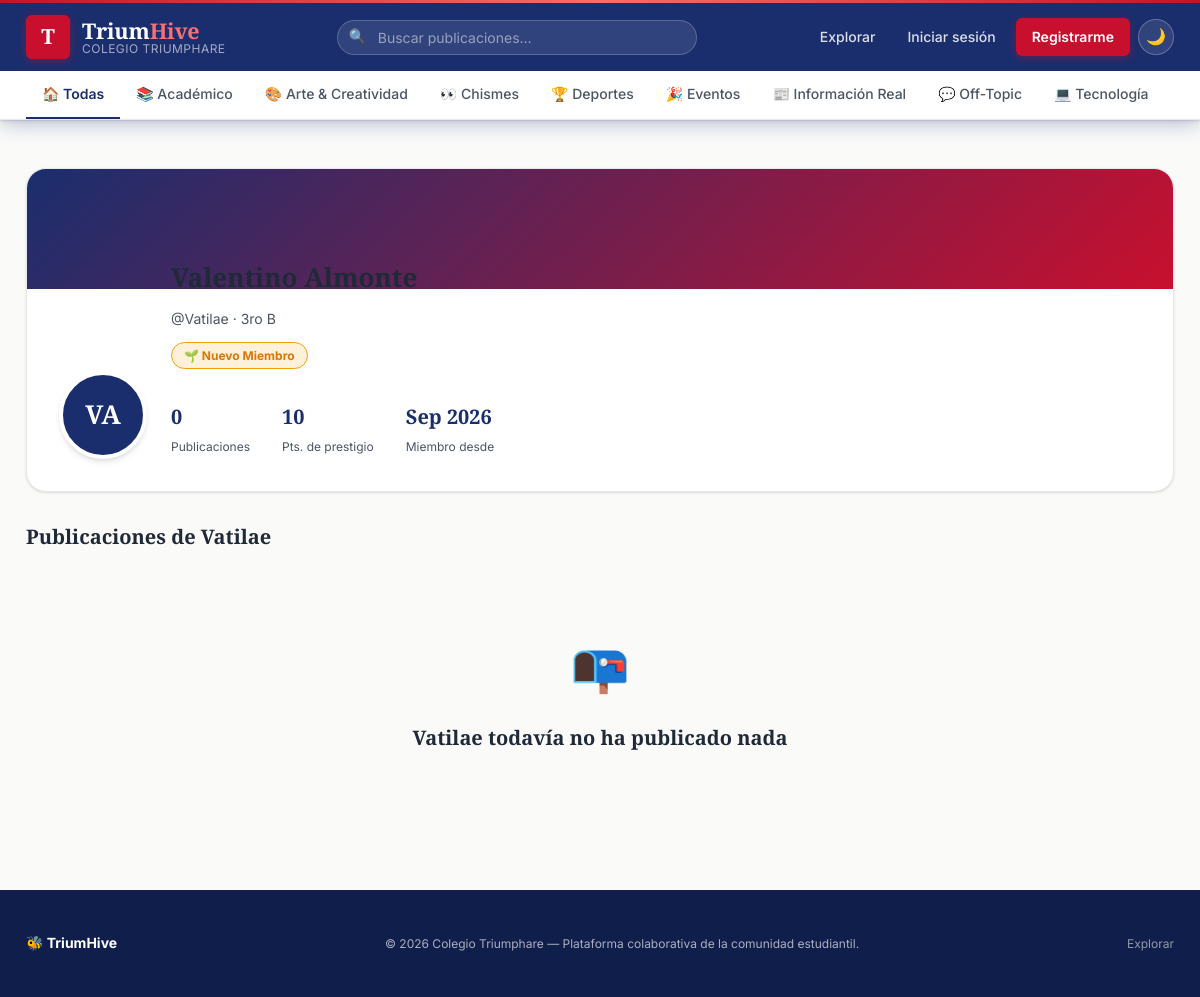
The page /perfil/Vatilae on the database its author committed.
### models.py (models this page shows, shortened)
class Category(db.Model):
    __tablename__ = "categorias"
    id = db.Column(db.Integer, primary_key=True)
    nombre = db.Column(db.String(50), unique=True, nullable=False)
    slug = db.Column(db.String(50), unique=True, nullable=False)
    icono = db.Column(db.String(10), default="📌")
    color = db.Column(db.String(7), default="#1A2E6E")
    descripcion = db.Column(db.String(160), nullable=True)
    posts = db.relationship("Post", backref="categoria", lazy="dynamic")

class User(UserMixin, db.Model):
    __tablename__ = "usuarios"
    id = db.Column(db.Integer, primary_key=True)
    username = db.Column(db.String(30), unique=True, nullable=False, index=True)
    email = db.Column(db.String(120), unique=True, nullable=False, index=True)
    password_hash = db.Column(db.String(255), nullable=False)
    nombre_completo = db.Column(db.String(120), nullable=True)
    grado_seccion = db.Column(db.String(40), nullable=True)
    bio = db.Column(db.String(280), nullable=True)
    avatar_color = db.Column(db.String(7), default="#1A2E6E")
    avatar_filename = db.Column(db.String(255), nullable=True)  # foto de perfil personalizada
    prestige_points = db.Column(db.Integer, default=0, nullable=False)
    fecha_registro = db.Column(db.DateTime, default=ahora_utc)
    es_admin = db.Column(db.Boolean, default=False)
    posts = db.relationship("Post", backref="autor", lazy="dynamic", cascade="all, delete-orphan")
    comentarios = db.relationship("Comment", backref="autor", lazy="dynamic", cascade="all, delete-orphan")
    likes = db.relationship("Like", backref="usuario", lazy="dynamic", cascade="all, delete-orphan")
    @property
    def tiene_avatar(self):
        return bool(self.avatar_filename)
    @property
    def rango(self):
        p = self.prestige_points or 0
        if p >= 500:
            return "Leyenda Triumphare"
        if p >= 300:
            return "Mentor Destacado"
        if p >= 150:
            return "Colaborador Activo"
        if p >= 50:
            return "Miembro Comprometido"
        return "Nuevo Miembro"
    @property
    def rango_icono(self):
        p = self.prestige_points or 0
        if p >= 500: return "👑"
        if p >= 300: return "🏆"
        if p >= 150: return "⭐"
        if p >= 50:  return "🎖️"
        return "🌱"
    @property
    def iniciales(self):
        base = self.nombre_completo or self.username
        partes = base.strip().split()
        if len(partes) >= 2:
            return (partes[0][0] + partes[1][0]).upper()
        return base[:2].upper()

### app.py (the view)
    @app.route("/perfil/<username>")
    def perfil(username):
        usuario = User.query.filter_by(username=username).first_or_404()
        posts_usuario = (
            Post.query.filter_by(autor_id=usuario.id)
            .order_by(Post.fecha_creacion.desc())
            .all()
        )
        return render_template("perfil.html", usuario=usuario, posts=posts_usuario)

### templates/perfil.html (shortened to what this page needs)
{% extends "base.html" %}
{% from "_macros.html" import tarjeta_post with context %}
{% block contenido %}
<div class="cabecera-perfil">
  <div class="cabecera-perfil__banner"></div>
  <div class="cabecera-perfil__cuerpo">
    <span class="avatar-grande">
      {% if usuario.tiene_avatar %}
        <img src="{{ url_for('uploaded_avatar', filename=usuario.avatar_filename) }}"
             alt="Foto de perfil de {{ usuario.username }}">
      {% else %}
        {{ usuario.iniciales }}
      {% endif %}
    </span>
    <div class="cabecera-perfil__info">
      <h1>
        {{ usuario.nombre_completo or usuario.username }}
      </h1>
      <p class="cabecera-perfil__sub">
        @{{ usuario.username }}
        {% if usuario.grado_seccion %} · {{ usuario.grado_seccion }}{% endif %}
      </p>
      <span class="cabecera-perfil__rango">
        {{ usuario.rango_icono }} {{ usuario.rango }}
      </span>
      <div class="estadisticas-perfil" style="margin-top:var(--s4)">
        <div>
          <strong>{{ posts|length }}</strong>
          <span>Publicaciones</span>
        </div>
        <div>
          <strong>{{ usuario.prestige_points }}</strong>
          <span>Pts. de prestigio</span>
        </div>
        <div>
          <strong>{{ usuario.fecha_registro.strftime('%b %Y') }}</strong>
          <span>Miembro desde</span>
        </div>
      </div>
    </div>
  </div>
</div>
<div style="margin-bottom:var(--s4)">
  <h2 style="font-size:var(--tam-lg);margin:0">
    Publicaciones de {{ usuario.username }}
  </h2>
</div>
{% if posts %}
  <div class="lista-posts">
    {% for post in posts %}
      {{ tarjeta_post(post) }}
    {% endfor %}
  </div>
{% else %}
  <div class="estado-vacio">
    <span class="icono-vacio">📭</span>
    <strong>{{ usuario.username }} todavía no ha publicado nada</strong>
  </div>
{% endif %}
{% endblock %}

### templates/base.html (shortened to what this page needs)
<!DOCTYPE html>
<html lang="es">
<head>
  <link rel="stylesheet" href="{{ url_for('static', filename='css/themes.css') }}">
  <link rel="stylesheet" href="{{ url_for('static', filename='css/style.css') }}">
</head>
<body>
  <header class="masthead">
    <div class="contenedor">
      <div class="masthead__barra">
        <a href="{{ url_for('index') }}" class="marca" aria-label="TriumHive inicio">
          <span class="marca__escudo" aria-hidden="true">T</span>
          <span class="marca__texto">
            <span class="marca__nombre">Trium<span>Hive</span></span>
            <span class="marca__subtitulo">{{ nombre_institucion }}</span>
          </span>
        </a>
        <div class="buscador" role="search">
          <input type="text" id="input-busqueda"
                 placeholder="Buscar publicaciones…"
                 autocomplete="off"
                 aria-label="Buscar publicaciones">
        </div>
        <nav class="masthead__nav" aria-label="Navegación principal">
          <a class="enlace-nav" href="{{ url_for('explorar') }}">Explorar</a>
          {% if current_user.is_authenticated %}
            <a class="enlace-nav boton-publicar-nav" href="{{ url_for('crear_post') }}">
              ✏️ Publicar
            </a>
            <a class="enlace-nav usuario-chip" href="{{ url_for('perfil', username=current_user.username) }}">
              <span class="avatar-inicial">
                {% if current_user.tiene_avatar %}
                  <img src="{{ url_for('uploaded_avatar', filename=current_user.avatar_filename) }}"
                       alt="{{ current_user.iniciales }}">
                {% else %}
                  {{ current_user.iniciales }}
                {% endif %}
              </span>
              <span>{{ current_user.username }}</span>
              {% if current_user.es_admin %}<span class="badge-admin">Admin</span>{% endif %}
            </a>
            <a class="enlace-nav" href="{{ url_for('logout') }}" title="Cerrar sesión">Salir</a>
          {% else %}
            <a class="enlace-nav" href="{{ url_for('login') }}">Iniciar sesión</a>
            <a class="enlace-nav boton-publicar-nav" href="{{ url_for('registro') }}">Registrarme</a>
          {% endif %}
          <button type="button" id="boton-tema" class="boton-tema"
                  title="Cambiar tema" aria-label="Cambiar entre modo claro y oscuro">🌙</button>
        </nav>
      </div>
    </div>
    <div class="barra-categorias">
      <div class="contenedor">
        <div class="pestanas-categoria" role="tablist" aria-label="Categorías">
          <a href="{{ url_for('explorar') }}"
             role="tab"
             class="pestana {% if not request.args.get('categoria') or request.args.get('categoria') == 'todas' %}activa{% endif %}"
             style="--pestana-color: var(--azul-800)">
            🏠 Todas
          </a>
          {% for cat in categorias_nav %}
            <a href="{{ url_for('explorar', categoria=cat.slug) }}"
               role="tab"
               class="pestana {% if request.args.get('categoria') == cat.slug %}activa{% endif %}"
               style="--pestana-color: {{ cat.color }}">
              {{ cat.icono }} {{ cat.nombre }}
            </a>
          {% endfor %}
        </div>
      </div>
    </div>
  </header>
  <div class="contenedor alertas" role="alert" aria-live="polite">
  </div>
  <main class="principal">
    <div class="contenedor">
      {% block contenido %}{% endblock %}
    </div>
  </main>
  <footer class="pie-pagina">
    <div class="contenedor">
      <div class="pie-pagina__contenido">
        <div class="pie-pagina__marca">
          <span>🐝 TriumHive</span>
        </div>
        <p class="pie-pagina__texto">
          © {{ anio_actual }} {{ nombre_institucion }} — Plataforma colaborativa de la comunidad estudiantil.
        </p>
        <div style="display:flex; gap:1rem; font-size:0.75rem;">
          <a href="{{ url_for('explorar') }}" style="color:rgba(255,255,255,0.55)">Explorar</a>
        </div>
      </div>
    </div>
  </footer>
</body>
</html>

### static/css/themes.css (style rules this page uses)
*, *::before, *::after { box-sizing: border-box; }
html { scroll-behavior: smooth; }
:root { --azul-900: #0f1e4a; --azul-800: #1A2E6E; --azul-700: #1e3a8a; --azul-600: #2563EB; --azul-100: #dbeafe; --rojo-700: #991b1b; --rojo-600: #C8102E; --rojo-400: #f87171; --blanco: #ffffff; --crema-50: #fafaf9; --crema-100:#f5f5f0; --dorado-500: #F59E0B; --dorado-600: #D97706; --verde-600: #16A34A; --morado-600:#7C3AED; --grafito-800:#1f2937; --grafito-600:#4b5563; --grafito-400:#9ca3af; --error: #dc2626; --fuente-display: "Playfair Display", Georgia, "Times New Roman", serif; --fuente-cuerpo: "Inter", "Segoe UI", system-ui, -apple-system, sans-serif; --tam-xs: 0.75rem; --tam-sm: 0.875rem; --tam-base: 1rem; --tam-md: 1.0625rem; --tam-lg: 1.25rem; --tam-xl: 1.625rem; --tam-2xl: 2.25rem; --tam-3xl: 3rem; --s1: 0.25rem; --s2: 0.5rem; --s3: 0.75rem; --s4: 1rem; --s5: 1.25rem; --s6: 1.5rem; --s8: 2rem; --s10: 2.5rem; --s12: 3rem; --s16: 4rem; --espacio-1: var(--s1); --espacio-2: var(--s2); --espacio-3: var(--s3); --espacio-4: var(--s4); --espacio-6: var(--s6); --espacio-8: var(--s8); --espacio-12: var(--s12); --radio-sm: 6px; --radio-md: 12px; --radio-lg: 20px; --radio-pill: 999px; --borde-acento: 4px; --radio-sutil: var(--radio-sm); --radio-medio: var(--radio-md); --borde-ancho-acento: var(--borde-acento); --sombra-sm: 0 1px 3px 0 rgba(0,0,0,0.10), 0 1px 2px -1px rgba(0,0,0,0.10); --sombra-md: 0 4px 6px -1px rgba(0,0,0,0.10), 0 2px 4px -2px rgba(0,0,0,0.10); --sombra-lg: 0 10px 25px -5px rgba(0,0,0,0.15), 0 8px 10px -6px rgba(0,0,0,0.10); --sombra-flotante: var(--sombra-lg); --transicion-rapida: 150ms ease; --transicion-media: 260ms cubic-bezier(0.4, 0, 0.2, 1); --color-fondo: var(--crema-50); --color-fondo-elevado: var(--blanco); --color-superficie: var(--crema-100); --color-texto: var(--grafito-800); --color-texto-suave: var(--grafito-600); --color-marca: var(--azul-800); --color-marca-suave: var(--azul-600); --color-acento: var(--rojo-600); --color-acento-texto: var(--blanco); --color-positivo: var(--verde-600); --color-borde: rgba(31, 41, 55, 0.10); --color-borde-fuerte: rgba(31, 41, 55, 0.20); --color-header-texto: var(--blanco); --color-header-fondo: var(--azul-800); --rojo-señal: var(--error); --dorado-500: #F59E0B; --dorado-600: #D97706; --tinta-900: var(--azul-900); --tinta-500: var(--azul-700); --bosque-500: var(--verde-600); }

### rows shown on the page
Category: icono "📚", nombre "Académico"
Category: icono "🎨", nombre "Arte & Creatividad"
Category: icono "👀", nombre "Chismes"
Category: icono "🏆", nombre "Deportes"
Category: icono "🎉", nombre "Eventos"
Category: icono "📰", nombre "Información Real"
Category: icono "💬", nombre "Off-Topic"
Category: icono "💻", nombre "Tecnología"
User: iniciales "VA", nombre_completo "Valentino Almonte", username "Vatilae", grado_seccion "3ro B", rango_icono "🌱", rango "Nuevo Miembro", prestige_points "10", fecha_registro "Sep 2026"

### other values the page prints
{{ nombre_institucion }} "COLEGIO TRIUMPHARE"
{{ posts|length }} "0"
{{ nombre_institucion }} "Colegio Triumphare"
